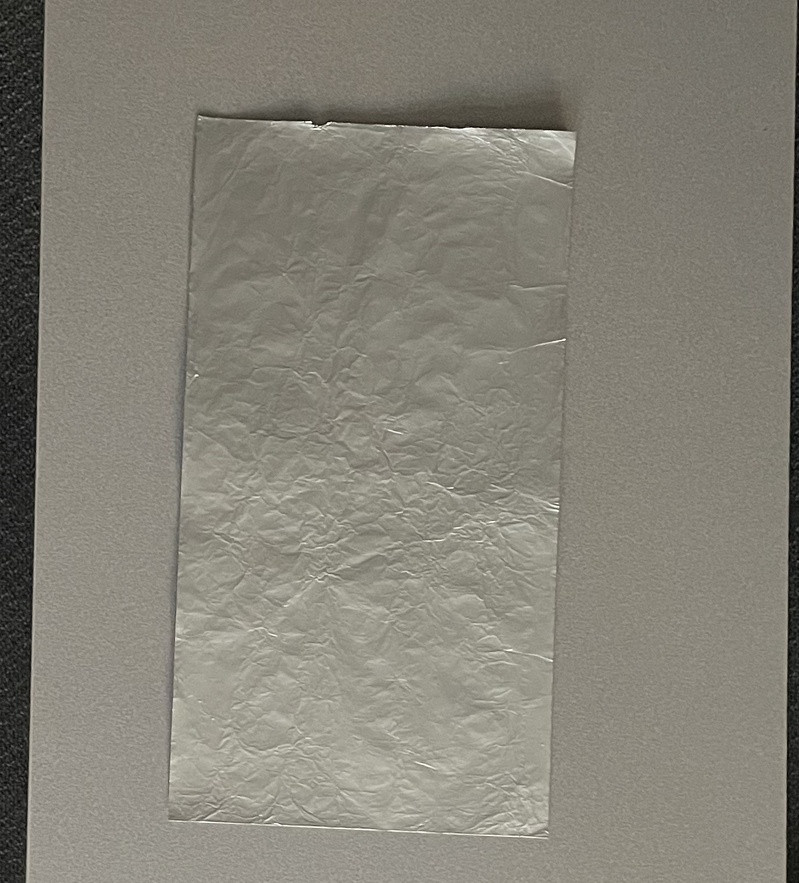
#> input picture line_detection/Straight_On.jpeg, 799 x 883 px, shrunk from 1366 x 1510 before the run
$ python metal_id.py
#> lines starting #> are read from the running program, lines starting #| are printed output that depends on the picture
import numpy as np
import math
from matplotlib import pyplot as plt
import cv2


#PATH = 'Straight_On.jpeg'

# Convert image to grayscale, formats image to 8-bit
img = cv2.imread('Straight_On.jpeg', cv2.IMREAD_GRAYSCALE)
#> img: shape (883, 799); min 0, max 255, mean 129.8

# implement edge detection with Canny, applied through steps:
# 1. Noise Reduction
# 2. Gradient Calculation
# 3. Non-maximum Suppression
# 4. Double Threshold
# 5. Edge Tracking with Hysteresis
# argument 1 imports the image
# arguement 2 and 3 define the threshold values for obtaining the
# edges that connect the images
ed = cv2.Canny(img, 50, 200, None, 3)
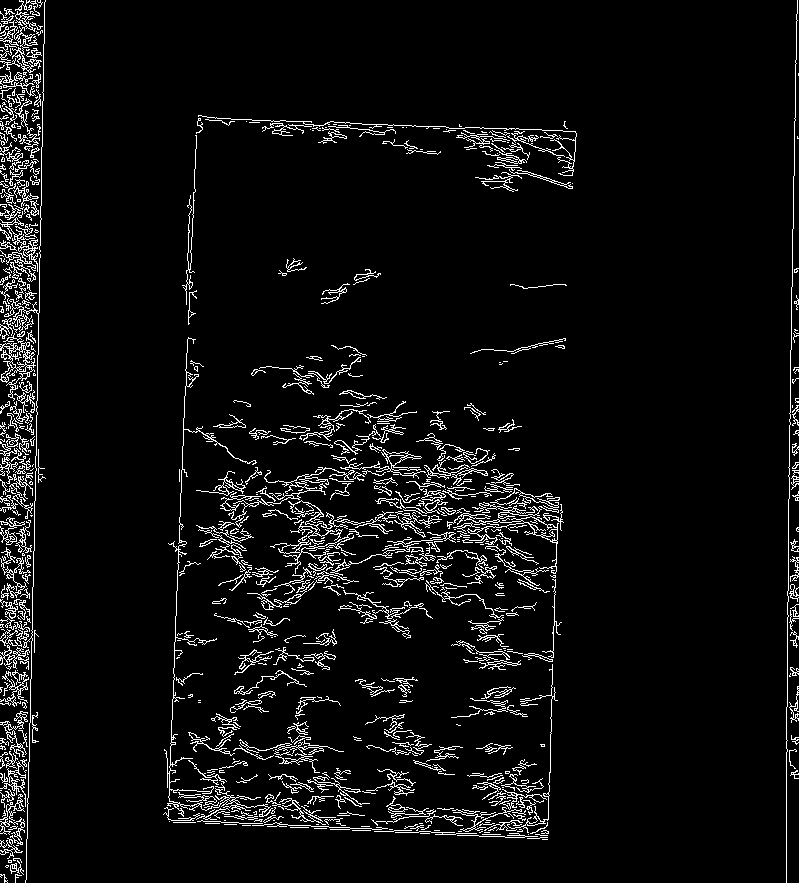
#> ed: shape (883, 799); 5.5% white in thin lines or dots

# convert to bgr, prepare image to output in red
ced = cv2.cvtColor(ed, cv2.COLOR_GRAY2BGR)
#> ced: shape (883, 799, 3); 5.5% white in thin lines or dots
# create copy for probabilittic hough transform
cedp = np.copy(ced)

# obtian lines through Hough transform, vector is outputted
lines = cv2.HoughLines(ed, 1, np.pi / 180, 150, None, 0, 0)
#> lines = 75 rows, first 8: [44, 0.0175], [25, 0.0175], [38, 0.0349], [-11, 3.12], [21, 0.0175], [9, 0], [20, 0], [797, 0.0175]

# display lines from transform
if lines is not None:
    for i in range(0, len(lines)):
        rho = lines[i][0][0]
        theta = lines[i][0][1]
        a = math.cos(theta)
        b = math.sin(theta)
        x0 = a * rho
        y0 = b * rho
        pt1 = (int(x0 + 1000*(-b)), int(y0 + 1000*(a)))
        pt2 = (int(x0 - 1000*(-b)), int(y0 - 1000*(a)))
        cv2.line(ced, pt1, pt2, (0,0,255), 3, cv2.LINE_AA)
#> this loop made 75 passes
#> (rho, theta, a, b, x0, y0, pt1, pt2) on passes 1 to 10: (44, 0.0175, 1, 0.0175, 43.99, 0.768, (26, 1000), (61, -999)), (25, 0.0175, 1, 0.0175, 25, 0.436, (7, 1000), (42, -999)), (38, 0.0349, 0.999, 0.0349, 37.98, 1.33, (3, 1000), (72, -998)), (-11, 3.12, -1, 0.0175, 11, -0.192, (-6, -1000), (28, 999)), (21, 0.0175, 1, 0.0175, 21, 0.367, (3, 1000), (38, -999)), (9, 0, 1, 0, 9, 0, (9, 1000), (9, -1000)), (20, 0, 1, 0, 20, 0, (20, 1000), (20, -1000)), (797, 0.0175, 1, 0.0175, 796.9, 13.91, (779, 1013), (814, -985)), (7, 0, 1, 0, 7, 0, (7, 1000), (7, -1000)), (23, 0.0175, 1, 0.0175, 23, 0.401, (5, 1000), (40, -999))
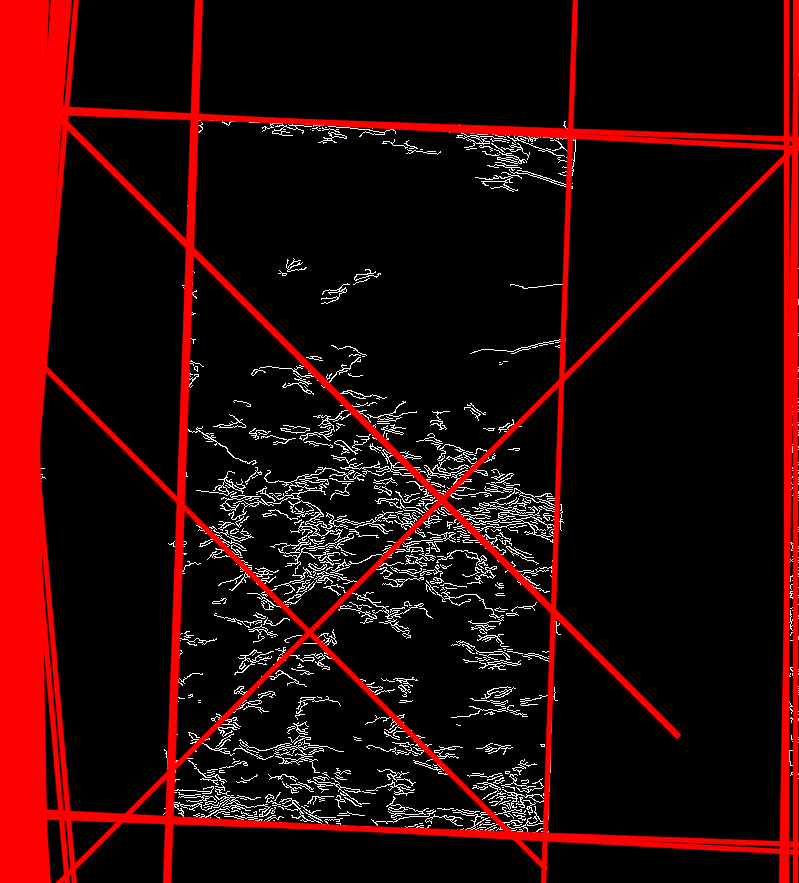
#> ced: shape (883, 799, 3); mean B, G, R 8, 8, 43.7

# apply probabilitic hough transform
linesP = cv2.HoughLinesP(ed, 1, np.pi / 180, 50, None, 50, 10)
#> linesP = 335 rows, first 6: [794, 175, 797, 0], [26, 485, 26, 293], [40, 257, 44, 2], [18, 379, 25, 4], [4, 704, 9, 437], [11, 873, 11, 727]

if linesP is not None:
    for i in range(0, len(linesP)):
         l = linesP[i][0]
         cv2.line(cedp, (l[0], l[1]), (l[2], l[3]), (0,0,255), 3, cv2.LINE_AA)
#> this loop made 335 passes
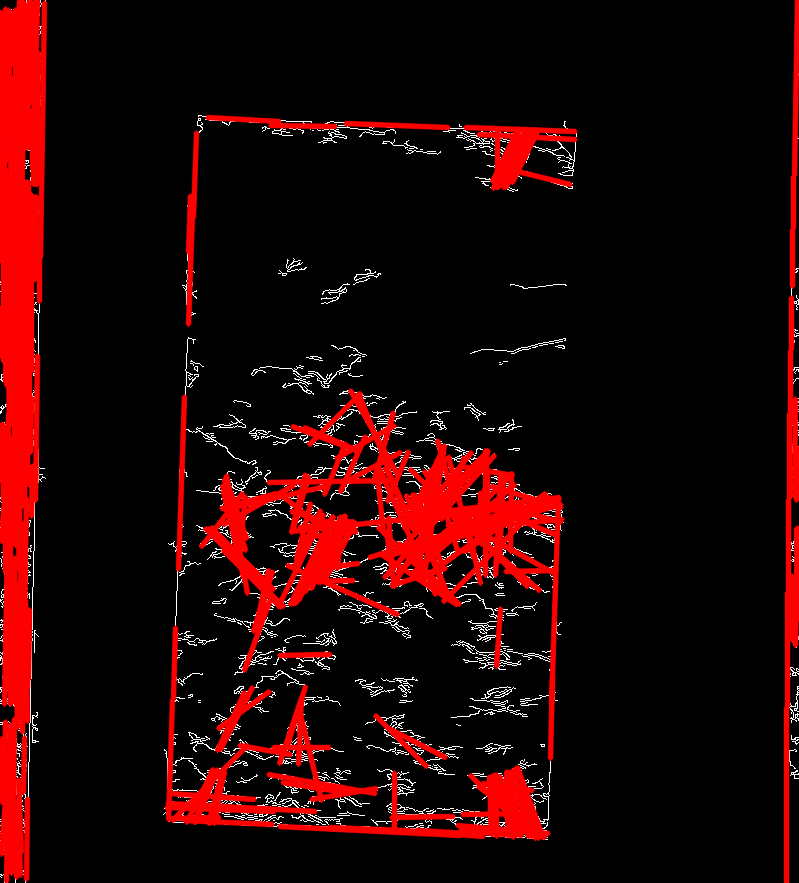
#> cedp: shape (883, 799, 3); mean B, G, R 4.7, 4.7, 36


# [11 lines of commented-out code are left out]
cv2.imwrite("Straight_On_ced.png",ced)
cv2.imwrite("Straight_On_cedp.png",cedp)
